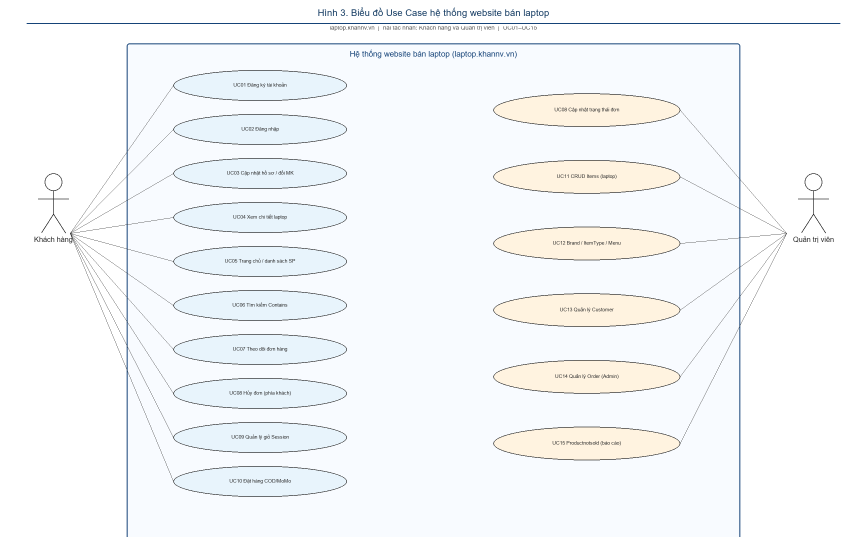
#> input picture _pdf_extract/hinh_ch33/Hinh02_UseCase.png, 2600 x 1610 px, found by its file name (shown at 1/3 size)
$ python rutgon_30_35.py
#> lines starting #> are read from the running program, lines starting #| are printed output that depends on the picture
# -*- coding: utf-8 -*-
"""Rút gọn BaoCao về ~30–35 trang: bỏ khung UC lặp, thu nhỏ hình, siết khoảng cách."""
from pathlib import Path
import shutil

from docx import Document
from docx.enum.text import WD_LINE_SPACING
from docx.oxml.ns import qn
from docx.shared import Cm, Pt, Twips
from PIL import Image

FOLDER = Path(r"C:\Users\nguye\OneDrive\Máy tính\Đồ án")
SRC = FOLDER / "BaoCao_laptop.khannv.vn.docx"
TMP = FOLDER / "_bao_gon.docx"
IMGDIR = FOLDER / "hinh_ch33"
PROJ = Path(r"D:\HỌC TẬP\ASPNET-DK24TTK5-NGUYENVANKHAN-DEMO-restore\_pdf_extract\hinh_ch33")

DROP_EXACT = {
    "- Luồng sự kiện:",
    "+ Luồng cơ bản:",
    "Use case kết thúc.",
    "+ Luồng rẽ nhánh:",
    "- Luồng sự kiện",
    "+ Luồng cơ bản",
    "+ Luồng rẽ nhánh",
    "- Điểm mở rộng: Không có.",
    "- Điểm mở rộng: Không có",
    "- Các yêu cầu đặc biệt: Không.",
    "- Các yêu cầu đặc biệt: Không",
}

DROP_PREFIX = (
    "1. Nếu không kết nối được SQL Server",
    "Ghi chú: Sinh viên chèn hình ảnh đầy đủ khi hoàn thiện",
)


def crop_class_pngs():
    """Cắt bỏ khối 'Luồng chính' trùng ở nửa dưới Hình 3–16."""
    n = 0
    for folder in (IMGDIR, PROJ):
        if not folder.exists():
            continue
        for p in folder.glob("Hinh*.png"):
            name = p.name.upper()
            if name.startswith("HINH02") or name.startswith("HINH17"):
                continue
            im = Image.open(p)
            w, h = im.size
            if h < 800:
                continue
            cut = int(h * 0.52)  # giữ actor + 3 class
            im.crop((0, 0, w, cut)).save(p)
            n += 1
    # thu Hình 2 (use case cao)
    for folder in (IMGDIR, PROJ):
        p = folder / "Hinh02_UseCase.png"
        if p.exists():
            im = Image.open(p)
#> im is the input picture: PIL image 2600x1610 RGB; mean R, G, B 245.3, 247.4, 249.2
            w, h = im.size
#> w = 2600; h = 1610
            im.crop((0, 0, w, int(h * 0.92))).save(p)
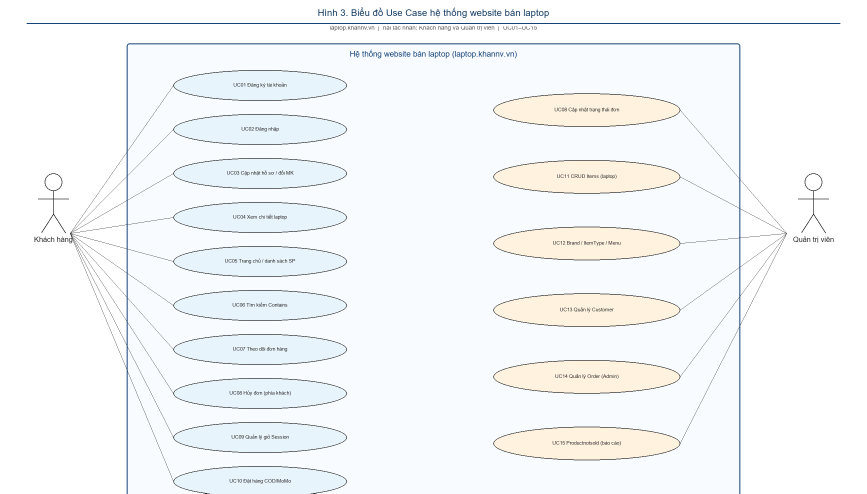
#> saved as Hinh02_UseCase.png: PIL image 2600x1481 RGB (shown at 1/3 size); mean R, G, B 245, 247, 248.8
    return n


def para_text(el):
    return "".join(el.itertext()).strip()


# [110 lines left out: functions drop_boilerplate, shrink_pictures, tighten_spacing, replace_cropped_images, not called in this run]


def drop_duplicate_danh_muc_images(doc):
    """Nếu danh mục hình (trước 3.1) có ảnh nhầm thì xóa — báo cáo chính không có."""
    return 0


def main():
    nc = crop_class_pngs()
    print("cropped_pngs", nc)
    doc = Document(str(SRC))
    nd = drop_boilerplate(doc)
    print("dropped_paras", nd)
    nr = replace_cropped_images(doc)
    print("replaced_figs", nr)
    ns = shrink_pictures(doc, 11.2)
    print("shrunk", ns)
    nt = tighten_spacing(doc)
    print("spacing", nt)
    doc.save(str(TMP))
    try:
        shutil.copyfile(TMP, SRC)
        TMP.unlink(missing_ok=True)
        print("saved", SRC)
    except PermissionError:
        print("LOCKED, saved", TMP)


if __name__ == "__main__":
    main()
#> (the call stopped at in main, `doc = Document(str(SRC))`: docx is not available in this run)
